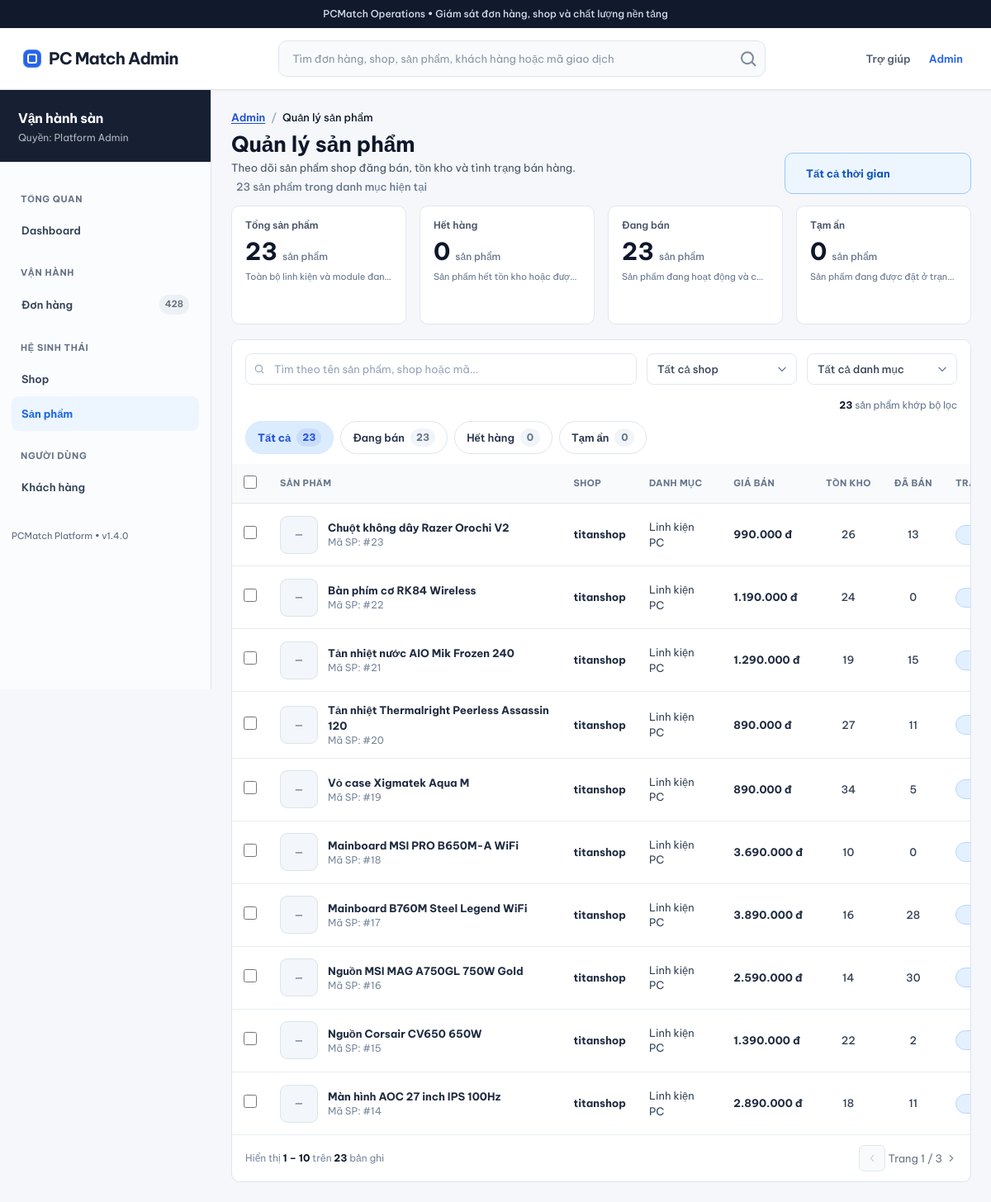
Page /staff/products/ (signed in) on the earlier database version.
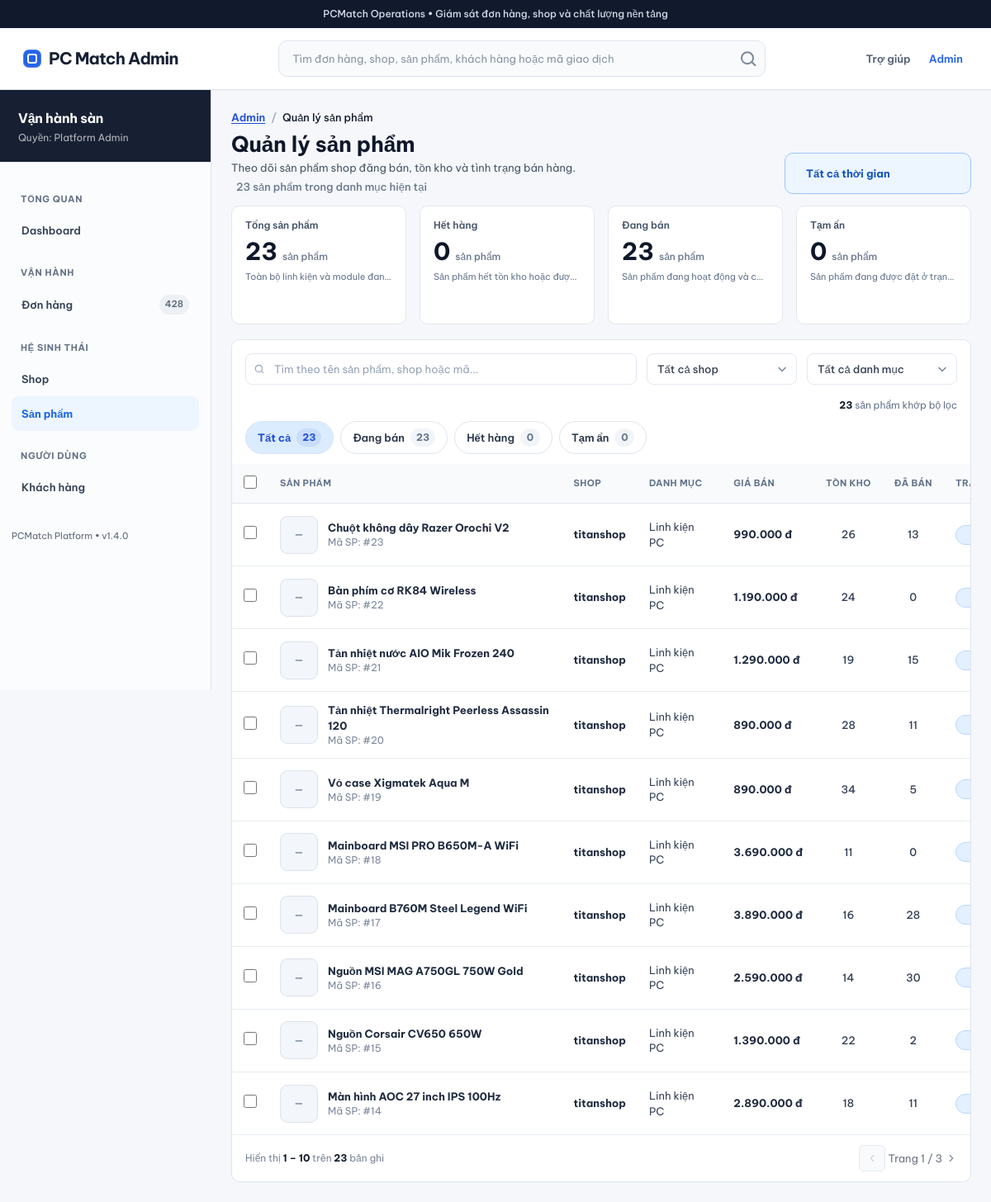
Same page on the later database version.
### products/models.py (models this page shows, shortened)
class Product(models.Model):
    STATUS_CHOICES = [
        ('ACTIVE', 'Active'),
        ('INACTIVE', 'Inactive'),
        ('OUT_OF_STOCK', 'Out of stock'),
    ]
    product_id = models.BigAutoField(primary_key=True)
    shop = models.ForeignKey(Shop, on_delete=models.CASCADE, related_name='products')
    category = models.ForeignKey(Category, on_delete=models.CASCADE, related_name='products')
    brand = models.ForeignKey(Brand, on_delete=models.SET_NULL, null=True, blank=True, related_name='products')
    product_name = models.CharField(max_length=255)
    slug = models.SlugField(max_length=255, unique=True)
    description = models.TextField(blank=True)
    price = models.DecimalField(max_digits=15, decimal_places=2)
    stock_quantity = models.IntegerField(default=0)
    sold_quantity = models.IntegerField(default=0)
    thumbnail = models.ImageField(upload_to='product_thumbnail/', blank=True)
    status = models.CharField(max_length=20, choices=STATUS_CHOICES, default='ACTIVE')
    created_at = models.DateTimeField(auto_now_add=True)
    updated_at = models.DateTimeField(auto_now=True)

class Category(models.Model):
    category_id = models.BigAutoField(primary_key=True)
    parent = models.ForeignKey('self', on_delete=models.SET_NULL, null=True, blank=True, related_name='children')
    category_name = models.CharField(max_length=100)
    description = models.TextField(blank=True)
    status = models.BooleanField(default=True)
    def __str__(self):
        return self.category_name

### shops/models.py (models this page shows, shortened)
class Shop(models.Model):
    STATUS_CHOICES = [
        ('PENDING', 'Chờ duyệt'),
        ('ACTIVE', 'Đã duyệt'),
        ('REJECTED', 'Bị từ chối'),
        ('SUSPENDED', 'Bị khóa / tạm ngưng'),
    ]
    LEGAL_ENTITY_CHOICES = [
        ('INDIVIDUAL', 'Cá nhân'),
        ('HOUSEHOLD', 'Hộ kinh doanh'),
        ('COMPANY', 'Công ty'),
    ]
    shop_id = models.BigAutoField(primary_key=True)
    owner = models.ForeignKey(settings.AUTH_USER_MODEL, on_delete=models.CASCADE, related_name='shop')
    shop_name = models.CharField(max_length=150)
    slug = models.SlugField(max_length=180, unique=True, blank=True, null=True)
    description = models.TextField(blank=True)
    logo = models.ImageField(upload_to='shop_logo/', blank=True)
    cover_image = models.ImageField(upload_to='shop_cover/', blank=True)
    business_categories = models.CharField(max_length=255, blank=True)
    phone = models.CharField(max_length=20)
    address = models.CharField(max_length=255)
    province = models.CharField(max_length=120, blank=True)
    district = models.CharField(max_length=120, blank=True)
    ward = models.CharField(max_length=120, blank=True)
    contact_email = models.EmailField(blank=True)
    contact_phone_verified = models.BooleanField(default=False)
    contact_email_verified = models.BooleanField(default=False)
    working_hours = models.CharField(max_length=255, blank=True)
    warranty_policy = models.TextField(blank=True)
    return_policy = models.TextField(blank=True)
    legal_entity_type = models.CharField(max_length=20, choices=LEGAL_ENTITY_CHOICES, blank=True)
    representative_name = models.CharField(max_length=150, blank=True)
    representative_birth_date = models.DateField(null=True, blank=True)
    id_number = models.CharField(max_length=30, blank=True)
    id_card_front = models.FileField(upload_to='shop_docs/', blank=True)
    id_card_back = models.FileField(upload_to='shop_docs/', blank=True)
    tax_number = models.CharField(max_length=50, blank=True)
    bank_name = models.CharField(max_length=120, blank=True)
    bank_account_number = models.CharField(max_length=50, blank=True)
    bank_account_holder = models.CharField(max_length=150, blank=True)
    bank_branch = models.CharField(max_length=150, blank=True)
    shipping_carriers = models.CharField(max_length=255, blank=True)
    pickup_address = models.TextField(blank=True)
    return_address = models.TextField(blank=True)
    processing_time_days = models.PositiveSmallIntegerField(default=1)
    default_shipping_fee = models.DecimalField(max_digits=12, decimal_places=2, default=0)
    status = models.CharField(max_length=20, choices=STATUS_CHOICES, default='PENDING')
    identity_verified = models.BooleanField(default=False)
    admin_note = models.TextField(blank=True)
    platform_fee_percent = models.DecimalField(max_digits=5, decimal_places=2, default=5.00)
    id_card = models.FileField(upload_to='shop_docs/', blank=True)
    business_license = models.FileField(upload_to='shop_docs/', blank=True)
    legal_submitted_at = models.DateTimeField(null=True, blank=True)
    created_at = models.DateTimeField(auto_now_add=True)
    updated_at = models.DateTimeField(auto_now=True)
    def __str__(self):
        return self.shop_name

### products/views.py (the view, shortened to what this page needs)
# urls.py: path('staff/products/', staff_required(product_views.load_products), name='load_products'),
def load_products(request):
    selling = Q(status='ACTIVE', stock_quantity__gt=0)
    out_of_stock = (
        Q(status='OUT_OF_STOCK')
        | Q(status='ACTIVE', stock_quantity__lte=0)
    )
    status_filters = {
        'ACTIVE': selling,
        'OUT_OF_STOCK': out_of_stock,
        'INACTIVE': Q(status='INACTIVE'),
    }
    counts = {
        'total': Count('pk'),
        'selling': Count('pk', filter=selling),
        'out_of_stock': Count('pk', filter=out_of_stock),
        'hidden': Count('pk', filter=Q(status='INACTIVE')),
    }
    period = _filter_period(request)
    products = Product.objects.select_related(
        'category', 'shop', 'brand'
    )
    if period['start_date']:
        products = products.filter(
            created_at__date__gte=period['start_date']
        )
    if period['end_date']:
        products = products.filter(
            created_at__date__lte=period['end_date']
        )
    stats = products.aggregate(**counts)
    filter_form = AdminProductFilterForm(request.GET)
    selected_status = request.GET.get('status', '')
    if filter_form.is_valid():
        filters = filter_form.cleaned_data
        keyword = filters['search']
        for name in ['category', 'shop']:
            if filters[name] is not None:
                products = products.filter(**{
                    name: filters[name]
                })
    else:
        products = products.none()
    tab_counts = products.aggregate(**counts)
    if selected_status in status_filters:
        products = products.filter(
            status_filters[selected_status]
        )
    products = products.order_by(
        '-created_at', '-product_id'
    )
    show_product = Paginator(products, 10).get_page(
        request.GET.get('page')
    )
    for product in show_product:
        product.current_sales_value = (
            product.price * product.sold_quantity
        )
    query_params = request.GET.copy()
    query_params.pop('page', None)
    context = {
        'page_name': 'products',
        'page_section': 'staff',
        'showProduct': show_product,
        'filter_form': filter_form,
        'stats': stats,
        'locStatus': selected_status,
        'query_string': query_params.urlencode(),
        'status_tabs': [
            {
                'value': value,
                'label': label,
                'count': tab_counts[count_name]
            }
            for value, label, count_name in [
                ('', 'Tất cả', 'total'),
                ('ACTIVE', 'Đang bán', 'selling'),
                ('OUT_OF_STOCK', 'Hết hàng', 'out_of_stock'),
                ('INACTIVE', 'Tạm ẩn', 'hidden'),
            ]
        ],
        'period_label': period['label'],
        'selected_year': period['selected_year'],
        'month_input_value': period['month_input_value'],
        'active_preset': period['active_preset'],
        'active_picker_tab': period['active_picker_tab'],
        'current_year': timezone.localdate().year,
        'from_date': (
            period['requested_start'].isoformat()
            if period['requested_start'] else ''
        ),
        'to_date': (
            period['requested_end'].isoformat()
            if period['requested_end'] else ''
        ),
    }
    return render(
        request,
        'admin/products.html',
        context
    )

### products/forms.py
class AdminProductFilterForm(forms.Form):
    search = forms.CharField(
        label='Tìm kiếm', required=False, max_length=255,
        widget=forms.TextInput(attrs={
            'placeholder': 'Tìm theo tên sản phẩm, shop hoặc mã...',
            'aria-label': 'Tìm sản phẩm',
        }),
    )
    status = forms.ChoiceField(label='Trạng thái', required=False, choices=[
        ('', 'Tất cả'), ('ACTIVE', 'Đang bán'),
        ('OUT_OF_STOCK', 'Hết hàng'), ('INACTIVE', 'Tạm ẩn'),
    ])
    shop = forms.ModelChoiceField(
        label='Shop', queryset=Shop.objects.order_by('shop_name'),
        required=False, empty_label='Tất cả shop',
    )
    category = forms.ModelChoiceField(
        label='Danh mục', queryset=Category.objects.order_by('category_name'),
        required=False, empty_label='Tất cả danh mục',
    )
    def __init__(self, *args, **kwargs):
        super().__init__(*args, **kwargs)
        for name in ['shop', 'category']:
            self.fields[name].widget.attrs.update({
                'form': 'admin-product-filters',
                'data-admin-product-filter': '',
            })

### PCMatch/pages.py (called while the page is built)
def route_name(section, page):
    return f'{section}_{page.replace("-", "_")}'

### templates/admin/products.html (shortened to what the changed rows need)
{% load static i18n tz cart_prices %}
<!DOCTYPE html>
<html lang="vi" data-page="{{ page_name }}" data-section="{{ page_section }}">
<head>
    <link rel="stylesheet"
          href="https://cdn.jsdelivr.net/gh/WebAsset/FontAwesome@pro/css/all.min.css">
    <link rel="stylesheet" href="{% static 'css/tokens.css' %}">
    <link rel="stylesheet" href="{% static 'css/base.css' %}">
    <link rel="stylesheet" href="{% static 'css/components.css' %}">
    <link rel="stylesheet" href="{% static 'css/pages.css' %}">
    <link rel="stylesheet" href="{% static 'css/production.css' %}?v=20260926k">
    <link rel="stylesheet" href="{% static 'css/reusable-controls.css' %}">
    <link rel="stylesheet" href="{% static 'css/shop-admin.css' %}">
    <link rel="stylesheet" href="{% static 'css/products.css' %}">
    <link rel="stylesheet" href="{% static 'css/product-effects.css' %}">
    <link rel="stylesheet" href="{% static 'css/admin-table-badges.css' %}?v=20260926">
</head>
<body class="products-page">
<div class="shell">
    <main class="shell__content shop-main product-main" id="main">
        <section class="page-heading product-heading">
            <div>
                <h1>Quản lý sản phẩm</h1>
            </div>
        </section>
        <section class="kpi-grid product-kpi-grid"
                 aria-label="Số liệu quản lý sản phẩm">
            <article class="kpi-card product-kpi product-kpi--blue">
                <h2>Tổng sản phẩm</h2>
            </article>
            <article class="kpi-card product-kpi product-kpi--amber">
                <h2>Hết hàng</h2>
            </article>
            <article class="kpi-card product-kpi product-kpi--sky">
                <h2>Đang bán</h2>
            </article>
            <article class="kpi-card product-kpi product-kpi--rose">
                <h2>Tạm ẩn</h2>
            </article>
        </section>
        <section class="shop-table-card product-table-card"
                 data-selection-container
                 data-selection-actions="Duyệt đăng bán|Tạm ẩn|Từ chối">
            <div class="table-scroll">
                <table class="product-table"
                       data-selectable-table
                       data-selection-noun="sản phẩm"
                       data-selection-limit="8">
                    <thead>
                    <tr>
                        <th class="checkbox-cell">
                            <input type="checkbox"
                                   aria-label="Chọn tất cả sản phẩm">
                        </th>
                        <th>Sản phẩm</th>
                        <th>Shop</th>
                        <th>Danh mục</th>
                        <th>Giá bán</th>
                        <th class="center">
                            Tồn kho
                        </th>
                        <th class="center">
                            Đã bán
                        </th>
                        <th class="center">
                            Trạng thái
                        </th>
                    </tr>
                    </thead>
                    <tbody>
                    {% for p in showProduct %}
                        <tr data-product-id="{{ p.product_id }}"
                            data-created-at="{{ p.created_at|timezone:'Asia/Ho_Chi_Minh'|date:'d/m/Y H:i' }}"
                            data-price="{{ p.price|floatformat:'2u' }}" data-sold="{{ p.sold_quantity }}">
                            <td class="checkbox-cell">
                                <input type="checkbox"
                                       name="product_ids"
                                       value="{{ p.product_id }}"
                                       aria-label="Chọn {{ p.product_name }}">
                            </td>
                            <td>
                                <div class="product-cell">
                                    <div class="product-icon">
                                        {% if p.thumbnail %}
                                            <img src="{{ p.thumbnail.url }}" alt="{{ p.product_name }}" width="44"
                                                 height="44" style="object-fit: cover; border-radius: 6px;">
                                        {% else %}
                                            <span aria-label="Chưa có ảnh">—</span>
                                        {% endif %}
                                    </div>
                                    <div>
                                        <strong>
                                            {{ p.product_name }}
                                        </strong>
                                        <small>
                                            Mã SP: #{{ p.product_id }}
                                        </small>
                                    </div>
                                </div>
                            </td>
                            <td>
                                <span class="cell-primary">
                                    {{ p.shop.shop_name|default:"PCMatch" }}
                                </span>
                            </td>
                            <td>
                                {{ p.category.category_name|default:"--" }}
                            </td>
                            <td class="product-price">
                                <strong>
                                    {{ p.price|vnd }} đ
                                </strong>
                            </td>
                            <td class="center product-number">
                                {{ p.stock_quantity }}
                            </td>
                            <td class="center product-number">
                                {{ p.sold_quantity|default:0 }}
                            </td>
                            <td class="center">
                                {% if p.status == 'ACTIVE' and p.stock_quantity > 0 %}
                                    <span class="product-status product-status--selling">
                                    </span>
                                {% elif p.status == 'OUT_OF_STOCK' or p.status == 'ACTIVE' %}
                                    <span class="product-status product-status--pending">
                                        Hết hàng
                                    </span>
                                {% else %}
                                    <span class="product-status product-status--hidden">
                                        Đã ẩn
                                    </span>
                                {% endif %}
                            </td>
                        </tr>
                    {% endfor %}
                    </tbody>
                </table>
            </div>
        </section>
    </main>
</div>
</body>
</html>

Differences in the rows shown:
changed Product "Tản nhiệt Thermalright Peerless Assassin 120": stock_quantity "27" → "28"
changed Product "Mainboard MSI PRO B650M-A WiFi": stock_quantity "10" → "11"
